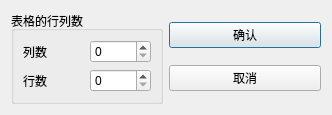
<?xml version="1.0" encoding="UTF-8"?>
<ui version="4.0">
 <class>TDialogSize</class>
 <widget class="QDialog" name="TDialogSize">
  <property name="geometry">
   <rect>
    <x>0</x>
    <y>0</y>
    <width>332</width>
    <height>112</height>
   </rect>
  </property>
  <property name="windowTitle">
   <string>Dialog</string>
  </property>
  <layout class="QHBoxLayout" name="horizontalLayout">
   <item>
    <widget class="QGroupBox" name="groupBox">
     <property name="title">
      <string>表格的行列数</string>
     </property>
     <layout class="QGridLayout" name="gridLayout">
      <item row="0" column="0">
       <widget class="QLabel" name="label">
        <property name="text">
         <string>列数</string>
        </property>
       </widget>
      </item>
      <item row="0" column="1">
       <widget class="QSpinBox" name="spinColNum"/>
      </item>
      <item row="1" column="0">
       <widget class="QLabel" name="label_2">
        <property name="text">
         <string>行数</string>
        </property>
       </widget>
      </item>
      <item row="1" column="1">
       <widget class="QSpinBox" name="spinRowNum"/>
      </item>
     </layout>
    </widget>
   </item>
   <item>
    <layout class="QVBoxLayout" name="verticalLayout">
     <item>
      <widget class="QPushButton" name="btnOk">
       <property name="text">
        <string>确认</string>
       </property>
      </widget>
     </item>
     <item>
      <widget class="QPushButton" name="btnCancel">
       <property name="text">
        <string>取消</string>
       </property>
      </widget>
     </item>
    </layout>
   </item>
  </layout>
 </widget>
 <resources/>
 <connections>
  <connection>
   <sender>btnOk</sender>
   <signal>clicked()</signal>
   <receiver>TDialogSize</receiver>
   <slot>accept()</slot>
   <hints>
    <hint type="sourcelabel">
     <x>246</x>
     <y>36</y>
    </hint>
    <hint type="destinationlabel">
     <x>165</x>
     <y>55</y>
    </hint>
   </hints>
  </connection>
  <connection>
   <sender>btnCancel</sender>
   <signal>clicked()</signal>
   <receiver>TDialogSize</receiver>
   <slot>reject()</slot>
   <hints>
    <hint type="sourcelabel">
     <x>246</x>
     <y>76</y>
    </hint>
    <hint type="destinationlabel">
     <x>165</x>
     <y>55</y>
    </hint>
   </hints>
  </connection>
 </connections>
</ui>
